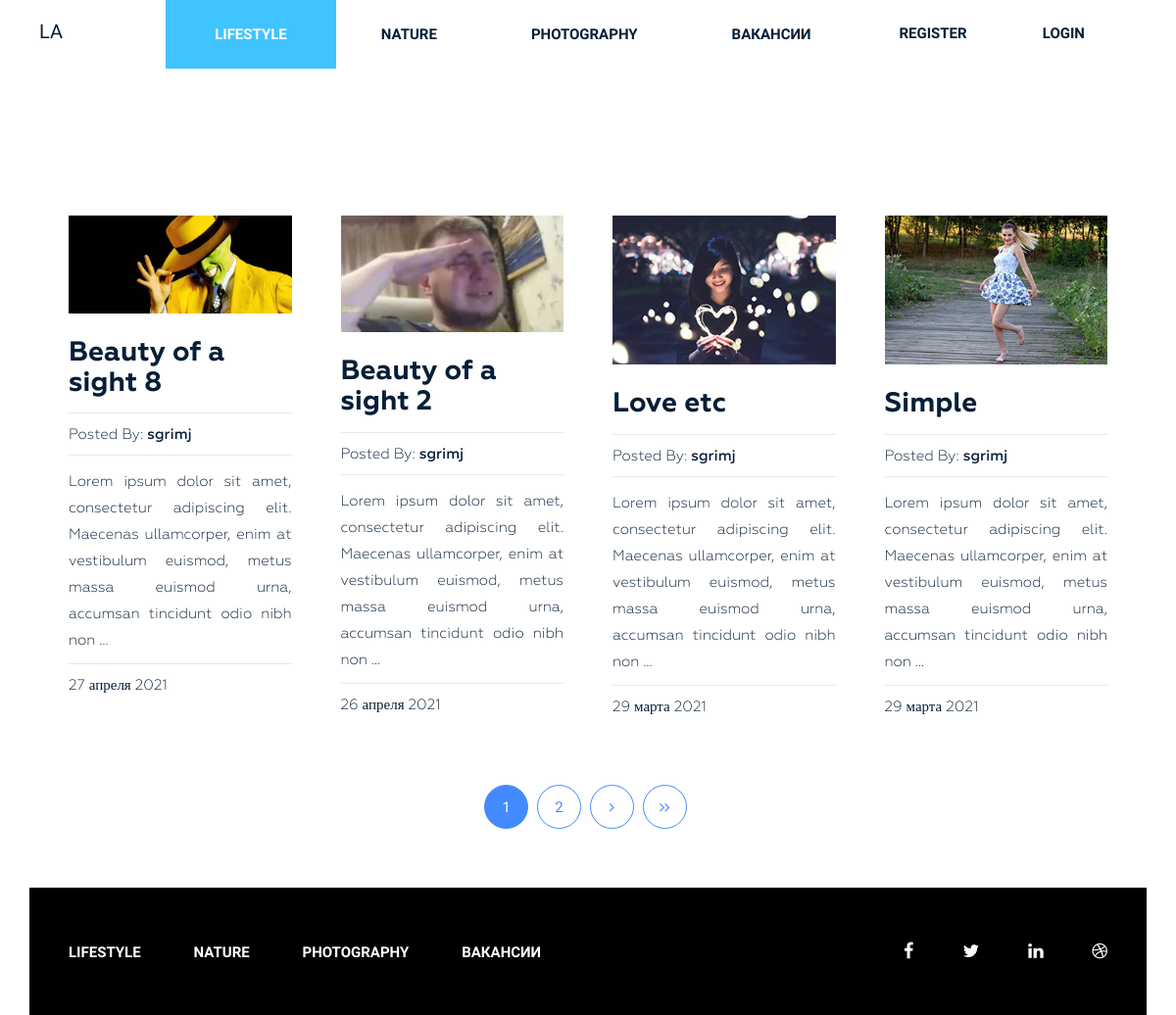
The app's page /category/lifestyle/ with its own data.
### blog/models.py (models this page shows, shortened)
class Category(models.Model):
    title = models.CharField(max_length=255, verbose_name="Category", )
    slug = models.SlugField(max_length=255, verbose_name="Url", unique=True)
    def __str__(self):
        return self.title
    def get_absolute_url(self):  # для ссылок
        return reverse_lazy("category", kwargs={"slug": self.slug, })
    class Meta:
        verbose_name = "Category"
        verbose_name_plural = "Categories"
        ordering = ["title"]

class Post(models.Model):
    title = models.CharField(max_length=255, verbose_name="Title", )
    slug = models.SlugField(max_length=255, verbose_name="Url", unique=True)
    author = models.ForeignKey(User, verbose_name="Author", on_delete=models.PROTECT, null=True, blank=True)
    content = models.TextField(verbose_name="Content", blank=True, )
    created_at = models.DateTimeField(auto_now_add=True, verbose_name="Creation date", )
    photo = models.ImageField(upload_to="photos/%Y/%m/%d/", blank=True, verbose_name="Photo", )
    views = models.IntegerField(default=0, verbose_name="Views", )
    category = models.ForeignKey(Category, on_delete=models.PROTECT, related_name="posts", verbose_name="Category", )
    tags = models.ManyToManyField(Tag, blank=True, related_name="posts", verbose_name="Tag", )
    is_main = models.BooleanField(default=False, verbose_name="On main?")
    def get_absolute_url(self):  # для ссылок
        return reverse_lazy("post", kwargs={"slug": self.slug, })
    class Meta:
        verbose_name = "Post"
        verbose_name_plural = "Posts"
        ordering = ["-created_at"]

### blog/views.py (the view)
# urls.py: path('category/<str:slug>/', PostsByCategory.as_view(), name="category"),
class PostsByCategory(ListView):
    template_name = "blog/category.html"
    context_object_name = "posts"
    paginate_by = 4
    allow_empty = False
    def get_queryset(self):
        return Post.objects.filter(category__slug=self.kwargs["slug"])
    def get_context_data(self, *, object_list=None, **kwargs):
        context = super().get_context_data(**kwargs)
        context["title"] = Category.objects.get(slug=self.kwargs["slug"])
        return context

### blog/templatetags/menu.py (called while the page is built)
@register.inclusion_tag("blog/menu_tpl.html")
def show_menu(menu_class='menu', ul_class=""):
    categories = Category.objects.all()            # обращаемся в кэш, если там нет ничего то заполняем на 500сек
    return {"categories": categories, "menu_class": menu_class, "ul_class": ul_class }

### blog/templates/blog/category.html (shortened to what this page needs)
{% extends "base.html" %}
{% load static %}
{% block content %}
<section class="blog-post-area">
    <div class="container">
        <div class="row">
            <div class="blog-post-area-style">
                {% for p in posts %}
                <div class="col-md-3">
                    <div class="single-post">
                        {% if p.photo %}
                        <img src="{{ p.photo.url }}" alt="{{p.title}}">
                        {% else %}
                        <img src="https://picsum.photos/id/443/300/201?grayscale" alt="{{p.title}}">
                        {% endif %}
                        <h3><a href="{{ p.get_absolute_url }}">{{p.title}}</a></h3>
                        <h4><span>Posted By: <span class="author-name">{{p.author}}</span></span>
                        </h4>
                        {{p.content | truncatewords_html:23 | safe }}
                        <h4><span>{{ p.created_at | date:"j E Y" }}</span></h4>
                    </div>
                </div>
                {% endfor %}
            </div>
        </div>
    </div>
    {%include "inc/_pagination.html"%}
</section>
{% endblock %}

### blog/templates/blog/menu_tpl.html
<div class="{{menu_class}}">
    <ul class="{{ul_class}}">
        {% for i in categories %}
        <li><a href="{{ i.get_absolute_url }}">{{ i.title }}</a></li>
        {% endfor %}
        <li><a href="{% url 'vacancy-home' %}">Вакансии</a></li>
    </ul>
</div>

### siteblog/static/style.css (style rules this page uses)
.wrapper header.header .menu { margin: 0 }
.wrapper header.header .menu ul { float: right; margin: 0; padding: 0; margin-right: 4px; }
.wrapper header.header .menu ul li { display: inline-block; list-style: outside none none; margin: 0 -4px 0 0; }
.wrapper header.header .menu ul li a { color: rgb(6, 30, 55); font-family: "Raleway", sans-serif; font-size: 15px; font-weight: 600; line-height: 70px; padding: 26px 50px; text-decoration: none; text-transform: uppercase; }
.wrapper header.header .menu ul li.active a { background: #40c4ff; color: #fff; }
section.blog-post-area { margin-top: 50px; }
section.blog-post-area img { width: 100%; }
section.blog-post-area .single-post { padding-right: 20px; margin: 100px 0px 0px; }
section.blog-post-area h4 span { font-family: Geometria; font-weight: 400; font-size: 15px; color: #061e37; text-decoration: none; }
section.blog-post-area h4 span.author-name { font-weight: 500; }
.blog-post-area .single-post h3 a { font-family: Geometria; font-size: 28px; font-weight: 700; text-decoration: none; color: #061e37; }
.blog-post-area .single-post p { color: #061e37; font-family: Geometria; font-size: 15px; font-weight: 400; line-height: 27px; padding-top: 14px; position: relative; text-align: justify; }
.blog-post-area .single-post h4 { margin-bottom: 12px; padding-top: 10px; position: relative; }
.blog-post-area .single-post h4::before { background: #e6e6e6 none repeat scroll 0 0; content: ""; height: 1px; position: absolute; top: 0; width: 100%; }
.blog-post-area .single-post p::before { background: #e6e6e6 none repeat scroll 0 0; content: ""; height: 1px; position: absolute; top: 0; width: 100%; }
.blog-post-area .single-post h3 { margin: 25px 0 15px; }
.blog-post-area .blog-post-area-style { margin: 0 20px 0 40px; }
.wrapper footer.footer .footer-menu { margin: 0 }
.wrapper footer.footer .footer-menu ul { line-height: 130px; margin: 0; padding: 0; }
.wrapper footer.footer .footer-menu ul li { display: inline; list-style: outside none none; margin: 0; padding: 30px 0px; }
.wrapper footer.footer .footer-menu ul li a { color: #fff; font-family: "Raleway", sans-serif; font-size: 15px; font-weight: 600; line-height: 70px; margin-left: 40px; padding: 26px 10px 26px 0; text-decoration: none; text-transform: uppercase; }
.d-flex { display:flex; justify-content:space-between; flex-wrap:wrap; }

### siteblog/static/responsive.css (style rules this page uses)
@media (min-width: 1200px) and (max-width: 1439px) { .d-flex { flex-wrap:nowrap; } }

### records on screen
Category: title "LIFESTYLE"
Category: title "NATURE"
Category: title "PHOTOGRAPHY"
Post: photo (picture), title "Beauty of a sight 8", author "sgrimj", content "Lorem ipsum dolor sit amet, consectetur adipiscing elit. Maecenas ullamcorper, enim at vestibulum euismod, metus massa euismod urna, accumsan tincidunt odio nibh non …", created_at "27 апреля 2021"
Post: photo (picture), title "Beauty of a sight 2", author "sgrimj", content "Lorem ipsum dolor sit amet, consectetur adipiscing elit. Maecenas ullamcorper, enim at vestibulum euismod, metus massa euismod urna, accumsan tincidunt odio nibh non …", created_at "26 апреля 2021"
Post: photo (picture), title "Love etc", author "sgrimj", content "Lorem ipsum dolor sit amet, consectetur adipiscing elit. Maecenas ullamcorper, enim at vestibulum euismod, metus massa euismod urna, accumsan tincidunt odio nibh non …", created_at "29 марта 2021"
Post: photo (picture), title "Simple", author "sgrimj", content "Lorem ipsum dolor sit amet, consectetur adipiscing elit. Maecenas ullamcorper, enim at vestibulum euismod, metus massa euismod urna, accumsan tincidunt odio nibh non …", created_at "29 марта 2021"

### other values on screen
{{ p }} "1"
{{ p }} "2"
